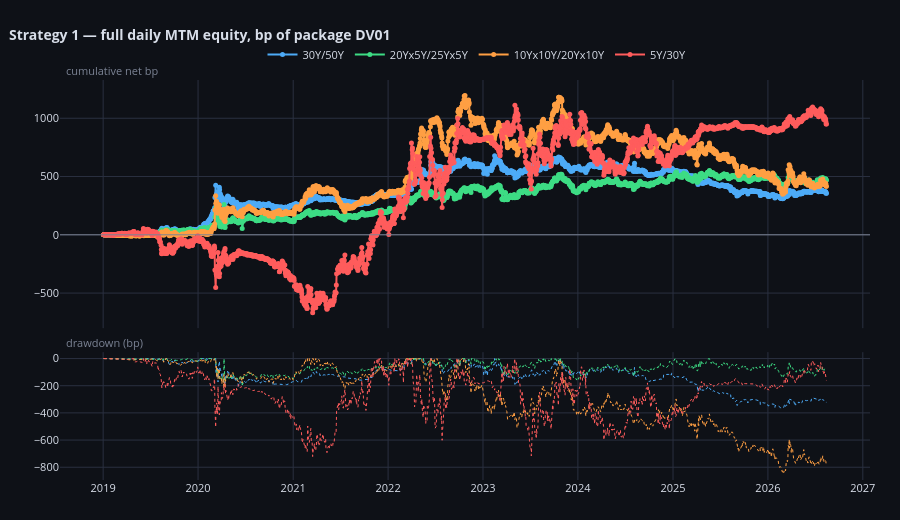

Source (notebook cell):
### Code cell
MTM_BOOKS = {}
for _label in LABELS:
    _eq = EQUITY[_label] / CFG.package_dv01
    _d = _eq.diff().dropna()
    MTM_BOOKS[_label] = pd.DataFrame({"date": _d.index, "pnl": _d.to_numpy()})
compare_curves(MTM_BOOKS, title="Strategy 1 — full daily MTM equity, bp of package DV01",
               time_col="date", pnl_col="pnl", unit="bp")

### Figure 1 — Plotly figure (JSON) as saved in the notebook; plotly's stock layout.template omitted (floating-point values rounded to 4 significant figures; data arrays with more than 128 entries replaced by an {"elided": "..."} marker saying what was removed)
{"data": [{"hovertemplate": "<b>30Y/50Y</b><br>%{x|%Y-%m-%d}<br>cum %{y:.3f} bp<extra></extra>", "line": {"color": "#4dabf7", "width": 2}, "marker": {"size": 5}, "mode": "lines+markers", "name": "30Y/50Y", "type": "scatter", "x": {"elided": "1907 str values"}, "xaxis": "x", "y": {"elided": "1907 float values"}, "yaxis": "y"}, {"hoverinfo": "skip", "line": {"color": "#4dabf7", "dash": "dot", "width": 1}, "mode": "lines", "name": "30Y/50Y dd", "showlegend": false, "type": "scatter", "x": {"elided": "1907 str values"}, "xaxis": "x2", "y": {"elided": "1907 float values"}, "yaxis": "y2"}, {"hovertemplate": "<b>20Yx5Y/25Yx5Y</b><br>%{x|%Y-%m-%d}<br>cum %{y:.3f} bp<extra></extra>", "line": {"color": "#3ddc84", "width": 2}, "marker": {"size": 5}, "mode": "lines+markers", "name": "20Yx5Y/25Yx5Y", "type": "scatter", "x": {"elided": "1907 str values"}, "xaxis": "x", "y": {"elided": "1907 float values"}, "yaxis": "y"}, {"hoverinfo": "skip", "line": {"color": "#3ddc84", "dash": "dot", "width": 1}, "mode": "lines", "name": "20Yx5Y/25Yx5Y dd", "showlegend": false, "type": "scatter", "x": {"elided": "1907 str values"}, "xaxis": "x2", "y": {"elided": "1907 float values"}, "yaxis": "y2"}, {"hovertemplate": "<b>10Yx10Y/20Yx10Y</b><br>%{x|%Y-%m-%d}<br>cum %{y:.3f} bp<extra></extra>", "line": {"color": "#ff9f43", "width": 2}, "marker": {"size": 5}, "mode": "lines+markers", "name": "10Yx10Y/20Yx10Y", "type": "scatter", "x": {"elided": "1907 str values"}, "xaxis": "x", "y": {"elided": "1907 float values"}, "yaxis": "y"}, {"hoverinfo": "skip", "line": {"color": "#ff9f43", "dash": "dot", "width": 1}, "mode": "lines", "name": "10Yx10Y/20Yx10Y dd", "showlegend": false, "type": "scatter", "x": {"elided": "1907 str values"}, "xaxis": "x2", "y": {"elided": "1907 float values"}, "yaxis": "y2"}, {"hovertemplate": "<b>5Y/30Y</b><br>%{x|%Y-%m-%d}<br>cum %{y:.3f} bp<extra></extra>", "line": {"color": "#ff5c5c", "width": 2}, "marker": {"size": 5}, "mode": "lines+markers", "name": "5Y/30Y", "type": "scatter", "x": {"elided": "1907 str values"}, "xaxis": "x", "y": {"elided": "1907 float values"}, "yaxis": "y"}, {"hoverinfo": "skip", "line": {"color": "#ff5c5c", "dash": "dot", "width": 1}, "mode": "lines", "name": "5Y/30Y dd", "showlegend": false, "type": "scatter", "x": {"elided": "1907 str values"}, "xaxis": "x2", "y": {"elided": "1907 float values"}, "yaxis": "y2"}], "layout": {"annotations": [{"font": {"color": "#7b8394", "size": 11}, "showarrow": false, "text": "cumulative net bp", "x": 0.005, "xanchor": "left", "xref": "paper", "y": 1.0, "yanchor": "bottom", "yref": "paper"}, {"font": {"color": "#7b8394", "size": 11}, "showarrow": false, "text": "drawdown (bp)", "x": 0.005, "xanchor": "left", "xref": "paper", "y": 0.3196, "yanchor": "bottom", "yref": "paper"}], "font": {"color": "#d8dee9", "size": 11}, "height": 520, "hoverlabel": {"bgcolor": "#161a23", "bordercolor": "#2a3040"}, "hovermode": "x unified", "legend": {"bgcolor": "rgba(0,0,0,0)", "orientation": "h", "x": 0.25, "y": 1.1}, "margin": {"b": 40, "l": 60, "r": 30, "t": 80}, "paper_bgcolor": "#0e1117", "plot_bgcolor": "#0e1117", "shapes": [{"line": {"color": "#7b8394", "width": 1}, "type": "line", "x0": 0, "x1": 1, "xref": "x domain", "y0": 0, "y1": 0, "yref": "y"}], "title": {"font": {"size": 14}, "text": "<b>Strategy 1 — full daily MTM equity, bp of package DV01</b>", "x": 0.01}, "xaxis": {"anchor": "y", "domain": [0.0, 1.0], "gridcolor": "#2a3040", "matches": "x2", "showgrid": true, "showspikes": true, "showticklabels": false, "spikecolor": "#7b8394", "spikedash": "dot", "spikemode": "across", "spikesnap": "cursor", "spikethickness": 1}, "xaxis2": {"anchor": "y2", "domain": [0.0, 1.0], "gridcolor": "#2a3040", "showgrid": true, "showspikes": true, "spikecolor": "#7b8394", "spikedash": "dot", "spikemode": "across", "spikesnap": "cursor", "spikethickness": 1}, "yaxis": {"anchor": "x", "domain": [0.3796, 1.0], "gridcolor": "#2a3040", "showgrid": true, "zeroline": false}, "yaxis2": {"anchor": "x2", "domain": [0.0, 0.3196], "gridcolor": "#2a3040", "showgrid": true, "zeroline": false}}}
